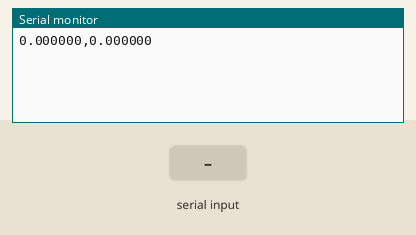
Recording of a sketch running on a simulated Particle Photon. Shown: the last lines printed to the serial monitor. The test bench sets the inputs (shaded band).

Above: at 1.2 s.
1.3 s: "90,45\n" received over Serial
At 2.1 s:
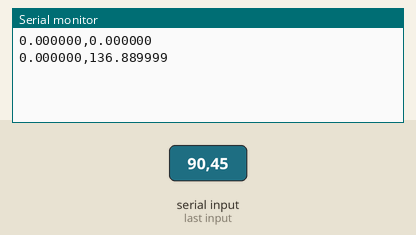
2.8 s: "30,150\n" received over Serial
At 3.9 s:
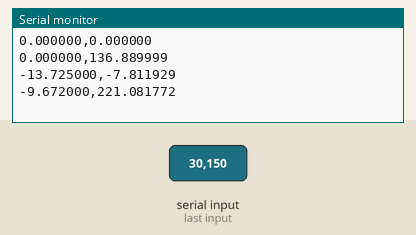
Timing chart, 0 to 5.8 s (numbered marks = the images above; inputs shaded):
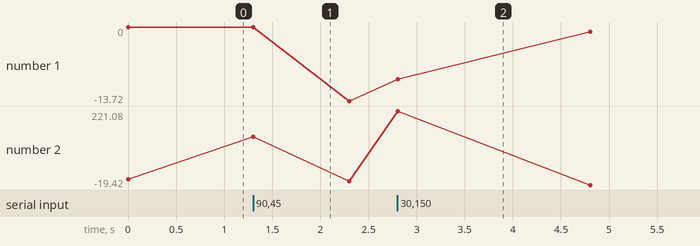

Measured:
- after the input at 1.3 s, the serial monitor: prints a new line at once (image 1)
- after the input at 2.8 s, the serial monitor: prints a new line at once (image 2)
- plotted number 1: 0 → -13.72 after the input at 1.3 s, -13.72 → -0.87 after the input at 2.8 s
- plotted number 2: 0 → -7.81 after the input at 1.3 s, -7.81 → -15.89 after the input at 2.8 s

The sketch:

FFC.ino
```cpp
float uk=0,uk_1=0,ek=0,ek_1=0;
float uk1=0,uk1_1=0,ek1=0,ek1_1=0;
void setup() {
Serial.begin(115200);
}

void loop() {
Serial.print(uk1,6);
Serial.print(',');
Serial.println(uk,6); // envio 6 decimales

ek1_1=ek1; // guardo el error anterior
ek1=Serial.parseFloat(); // recibo error flotante

uk1_1=uk1; // guardo el valor anterior
uk1=uk1_1-0.305*ek1+0.2934*ek1_1; // ley de control

ek_1=ek; // guardo el error anterior
ek=Serial.parseFloat(); // recibo error flotante

uk_1=uk; // guardo el valor anterior
uk=0.9048*uk_1+1.521*ek-1.463*ek_1; // ley de control

}
```
